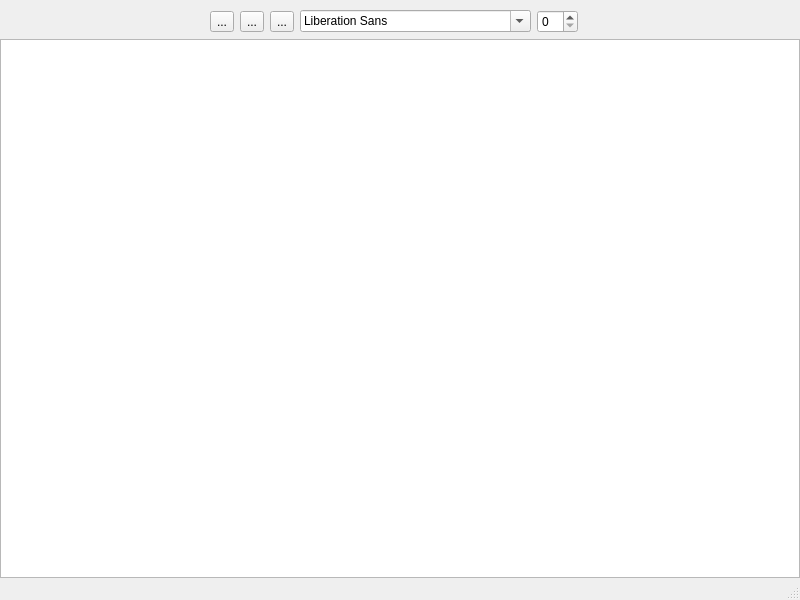
<?xml version="1.0" encoding="UTF-8"?>
<ui version="4.0">
 <class>MainWindow</class>
 <widget class="QMainWindow" name="MainWindow">
  <property name="geometry">
   <rect>
    <x>0</x>
    <y>0</y>
    <width>800</width>
    <height>600</height>
   </rect>
  </property>
  <property name="windowTitle">
   <string>MainWindow</string>
  </property>
  <widget class="QWidget" name="centralwidget">
   <layout class="QGridLayout" name="gridLayout">
    <property name="leftMargin">
     <number>0</number>
    </property>
    <property name="topMargin">
     <number>10</number>
    </property>
    <property name="rightMargin">
     <number>0</number>
    </property>
    <property name="bottomMargin">
     <number>0</number>
    </property>
    <item row="0" column="3">
     <spacer name="horizontalSpacer_2">
      <property name="orientation">
       <enum>Qt::Horizontal</enum>
      </property>
      <property name="sizeHint" stdset="0">
       <size>
        <width>40</width>
        <height>20</height>
       </size>
      </property>
     </spacer>
    </item>
    <item row="0" column="8">
     <widget class="QSpinBox" name="fontSize"/>
    </item>
    <item row="0" column="4">
     <widget class="QToolButton" name="PlayButton">
      <property name="text">
       <string>...</string>
      </property>
     </widget>
    </item>
    <item row="5" column="1" colspan="13">
     <widget class="QTextEdit" name="textEdit"/>
    </item>
    <item row="0" column="5">
     <widget class="QToolButton" name="stopButton">
      <property name="text">
       <string>...</string>
      </property>
     </widget>
    </item>
    <item row="0" column="9">
     <spacer name="horizontalSpacer">
      <property name="orientation">
       <enum>Qt::Horizontal</enum>
      </property>
      <property name="sizeHint" stdset="0">
       <size>
        <width>40</width>
        <height>20</height>
       </size>
      </property>
     </spacer>
    </item>
    <item row="0" column="6">
     <widget class="QToolButton" name="toolButton_2">
      <property name="text">
       <string>...</string>
      </property>
     </widget>
    </item>
    <item row="0" column="7">
     <widget class="QFontComboBox" name="fontComboBox"/>
    </item>
   </layout>
  </widget>
  <widget class="QMenuBar" name="menubar">
   <property name="geometry">
    <rect>
     <x>0</x>
     <y>0</y>
     <width>800</width>
     <height>37</height>
    </rect>
   </property>
  </widget>
  <widget class="QStatusBar" name="statusbar"/>
 </widget>
 <resources/>
 <connections/>
</ui>
